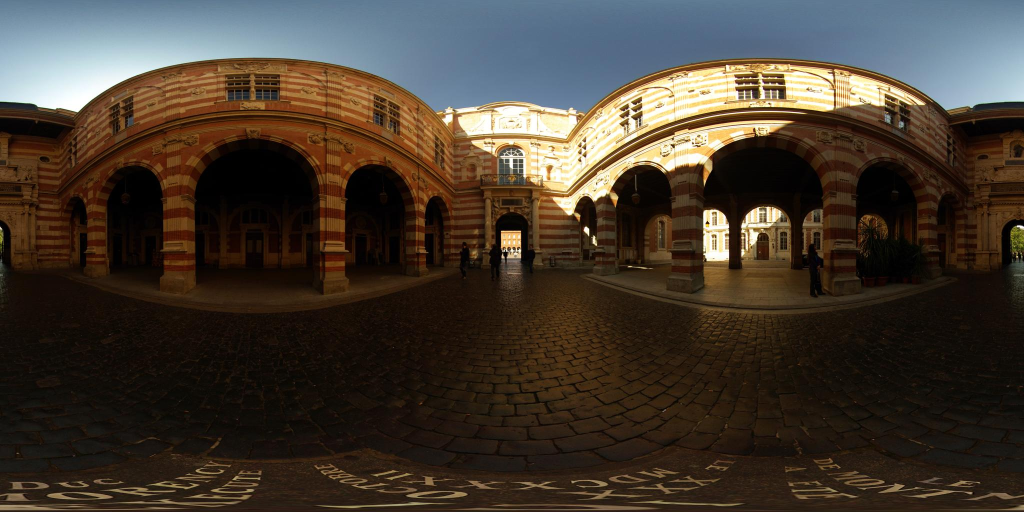
%> input picture Research/iccv13_projection_code/test_01.jpg, 2048 x 1024 px (shown at 1/2 size)
$ octave --eval "result = full_pano_projection('test_01.jpg');"   (GNU Octave 9; MATLAB toolbox functions it lacks are replaced by stand-ins)
%> lines starting %> are read from the running program, lines starting %| are printed output that depends on the picture
### Research/iccv13_projection_code/box_projection.m
function cube = box_projection(img_name, phi0)
%> called with img_name = 'test_01.jpg', phi0 = 1.57
% phi0: center of texture correspondence to phi = pi/2

I = im2double(imread(img_name));
texture_w = size(I, 2);
%> texture_w = 2048
texture_h = size(I, 1);
%> texture_h = 1024
L = texture_h;
%> L = 1024
[TX, TY] = meshgrid(1:texture_w, 1:texture_h); % for texture mapping use

target_size = 400;
w = target_size;
h = target_size;

out = cell(6, 1);
for vi = 1 : 6
    % img coord. (x, y) to Euclidean coord. (X, Y, Z)
    [x, y] = meshgrid(1:w, 1:h);
    x = x - 0.5;%
    y = y - 0.5;%
    coeffx = x(:)/w;
    coeffy = y(:)/h;
    if vi == 1
        ori = [-1;-1;1]; vec1 = [0;2;0]; vec2 = [0;0;-2];
    elseif vi == 2
        ori = [-1;1;1]; vec1 = [2;0;0]; vec2 = [0;0;-2];
    elseif vi == 3
        ori = [1;1;1]; vec1 = [0;-2;0]; vec2 = [0;0;-2];
    elseif vi == 4
        ori = [1;-1;1]; vec1 = [-2;0;0]; vec2 = [0;0;-2];
    elseif vi == 5
        ori = [-1;-1;1]; vec1 = [2;0;0]; vec2 = [0;2;0];
    elseif vi == 6
        ori = [-1;1;-1]; vec1 = [2;0;0]; vec2 = [0;-2;0];
    end
    tmpXYZ = [coeffx coeffy] * [vec1'; vec2'];
    X = tmpXYZ(:, 1) + ori(1);
    Y = tmpXYZ(:, 2) + ori(2);
    Z = tmpXYZ(:, 3) + ori(3);
    % Euclidean coord. (X, Y, Z) to Spherical coord. (phi, theta)
    [phi, theta] = XYZtoPhiTheta(X, Y, Z);
    % Spherical coord. (phi, theta) to texture coord. (u, v)
    [u, v] = PhiThetatoUV(phi, theta, L, phi0);
    % texture mapping
    u = reshape(u, h, w);
    v = reshape(v, h, w);
    R = interp2(TX, TY, I(:, :, 1), u, v);
    G = interp2(TX, TY, I(:, :, 2), u, v);
    B = interp2(TX, TY, I(:, :, 3), u, v);
    out{vi} = cat(3, R, G, B);
end
%> this loop made 6 passes
%> pass 1, in box_projection, `R = interp2(TX, TY, I(:, :, 1), u, v);`:
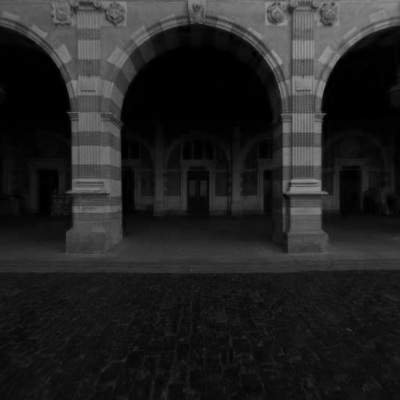
%> R: size 400x400 double; min 0, max 0.6, mean 0.14
%> pass 1, in box_projection, `G = interp2(TX, TY, I(:, :, 2), u, v);`:
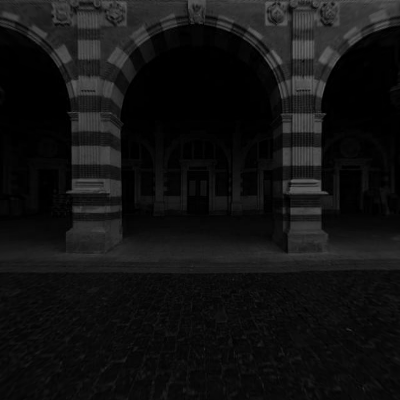
%> G: size 400x400 double; min 0, max 0.413, mean 0.0729
%> pass 1, in box_projection, `B = interp2(TX, TY, I(:, :, 3), u, v);`:
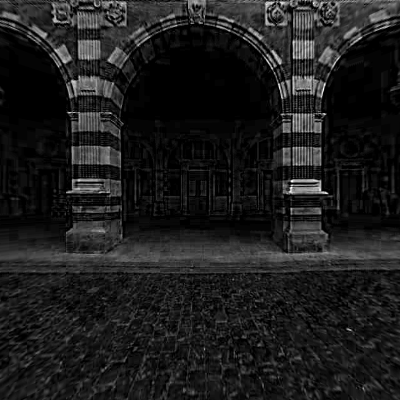
%> B: size 400x400 double; min 0, max 0.239, mean 0.0276; drawn with min black and max white
%> pass 2, in box_projection, `R = interp2(TX, TY, I(:, :, 1), u, v);`:
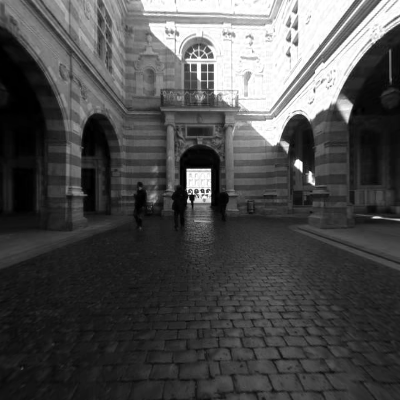
%> R: size 400x400 double; min 0, max 1, mean 0.3
%> after the loop, ori = [-1; 1; -1]; out = 6 items; vec1 = [2; 0; 0]; vec2 = [0; -2; 0]

black = zeros(h, w, 3);
cube = [black out{5} black black; out{1} out{2} out{3} out{4}; black out{6} black black];
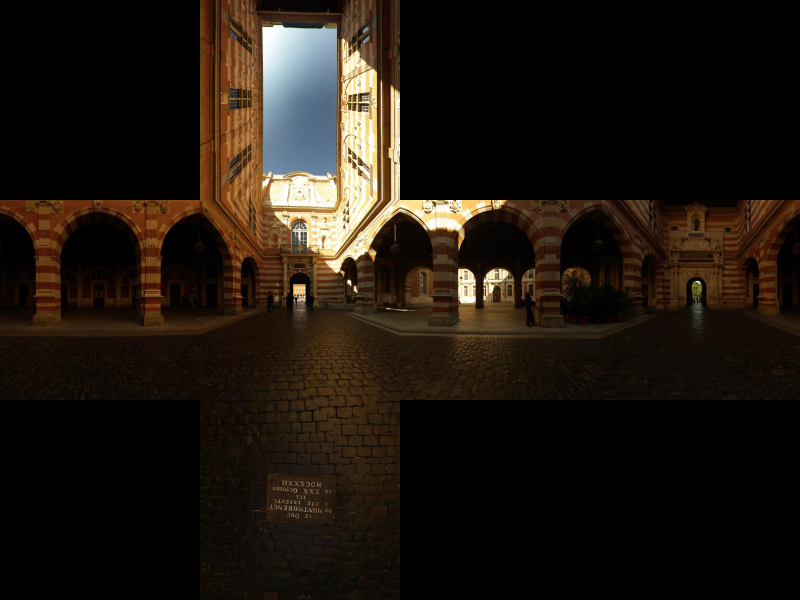
%> cube: size 1200x1600x3 double (shown at 1/2 size); mean R, G, B 0.119, 0.0894, 0.0609

% figure; imshow(cube);

out = cube;
imwrite(out, ['Results\cube\' img_name(1:end-4) '_cube.jpg']);

### Research/iccv13_projection_code/find_lines_from_cube.m
function [XYZ_of_L0P1, XYZ_of_L0P2, xy_of_L00, xy_of_L0, view_of_L0, per_view] = ...
    find_lines_from_cube(img_name)
%> called with img_name = 'test_01.jpg'

draw_6views = 0;

cube = imread(['Results/cube/' img_name(1:end-4) '_cube.jpg']);
%> cube: size 1200x1600x3 uint8
cube_L = size(cube, 1) / 3;
%> cube_L = 400
% load 6 perspective views
per_view = cell(6, 1);
per_view{2} = cube(cube_L+1:2*cube_L, cube_L+1:2*cube_L, :); % front
per_view{1} = cube(cube_L+1:2*cube_L, 1:cube_L, :); % left
per_view{4} = cube(cube_L+1:2*cube_L, 3*cube_L+1:end, :); % back
per_view{3} = cube(cube_L+1:2*cube_L, 2*cube_L+1:3*cube_L, :); % right
per_view{5} = cube(1:cube_L, cube_L+1:2*cube_L, :); % up
per_view{6} = cube(2*cube_L+1:end, cube_L+1:2*cube_L, :); % down
addpath('lsd-1.5/');
xy_of_L00 = cell(6, 1);
view = cell(6, 1);
for vi = 1 : 6
%> the run ends on the next line
    xy_of_L00{vi} = lsd(double(rgb2gray(per_view{vi})));
    xy_of_L00{vi}(:, 1:4) = xy_of_L00{vi}(:, 1:4) + 1; % +1 for matlab coordinate
    xy_of_L00{vi}(xy_of_L00{vi} < (1-0.5)) = (1-0.5);%
    xy_of_L00{vi}(xy_of_L00{vi} > (cube_L+0.5)) = (cube_L+0.5);%
    view{vi} = vi*ones(size(xy_of_L00{vi}, 1), 1);
end
% draw 6 views
if draw_6views
    for vi = 1 : 6
        figure;
        imshow(per_view{vi});
        hold on;
        for li = 1 : size(xy_of_L00{vi}, 1)
            plot(xy_of_L00{vi}(li, [1 3]), xy_of_L00{vi}(li, [2 4]), 'r');
        end
        pause(0.01)
    end
end
% combine
xy_of_L0 = [xy_of_L00{1}; xy_of_L00{2}; xy_of_L00{3}; xy_of_L00{4}; xy_of_L00{5}; xy_of_L00{6}];
view_of_L0 = [view{1}; view{2}; view{3}; view{4}; view{5}; view{6}];
L0_n = size(xy_of_L0, 1);

% compute XYZ_of_L0 from xy_of_L0
XYZ_of_L0P1 = zeros(L0_n, 3);
XYZ_of_L0P2 = zeros(L0_n, 3);
for vi = 1 : 6
    L0_p1 = xy_of_L0(view_of_L0==vi, 1:2);
    L0_p2 = xy_of_L0(view_of_L0==vi, 3:4);
    L0_p = [L0_p1; L0_p2];
    x = L0_p(:, 1); y = L0_p(:, 2);
    w = cube_L; h = cube_L;
    % from xy to XYZ
    x = x - 0.5;%
    y = y - 0.5;%
    coeffx = x(:)/w;
    coeffy = y(:)/h;
    if vi == 1,     ori = [-1;-1;1]; vec1 = [0;2;0]; vec2 = [0;0;-2];
    elseif vi == 2, ori = [-1;1;1]; vec1 = [2;0;0]; vec2 = [0;0;-2];
    elseif vi == 3, ori = [1;1;1]; vec1 = [0;-2;0]; vec2 = [0;0;-2];
    elseif vi == 4, ori = [1;-1;1]; vec1 = [-2;0;0]; vec2 = [0;0;-2];
    elseif vi == 5, ori = [-1;-1;1]; vec1 = [2;0;0]; vec2 = [0;2;0];
    elseif vi == 6, ori = [-1;1;-1]; vec1 = [2;0;0]; vec2 = [0;-2;0];
    end
    tmpXYZ = [coeffx coeffy] * [vec1'; vec2'];
    X = tmpXYZ(:, 1) + ori(1);
    Y = tmpXYZ(:, 2) + ori(2);
    Z = tmpXYZ(:, 3) + ori(3);
    len = sqrt(X.^2 + Y.^2 + Z.^2);
    X = X./len; Y = Y./len; Z = Z./len; % normalize to unit length in order to compute arclen_of_L0

    X = reshape(X, [], 2); Y = reshape(Y, [], 2); Z = reshape(Z, [], 2);
    XYZ_of_L0P1(view_of_L0==vi, :) = [X(:, 1) Y(:, 1) Z(:, 1)];
    XYZ_of_L0P2(view_of_L0==vi, :) = [X(:, 2) Y(:, 2) Z(:, 2)];
end

### Research/iccv13_projection_code/PhiThetatoUV.m
function [u, v] = PhiThetatoUV(phi, theta, L, phi0)
u = (-L/pi)*(phi-phi0) + L;
while sum(u<0)
    u(u < 0) = u(u < 0) + 2*L;
end
while sum(u>2*L)
    u(u > 2*L) = u(u > 2*L) - 2*L;
end
v = (L/pi)*theta; % now u is in [0, 2L], v is in [0, L]
u = ((2*L-1)/(2*L)) * u + 1;%
v = ((L-1)/L) * v + 1;% now u is in [1, 2L], v is in [1, L]

### Research/iccv13_projection_code/XYZtoPhiTheta.m
function [phi, theta] = XYZtoPhiTheta(X, Y, Z)
if exist('X', 'var') && ~exist('Y', 'var') && ~exist('Z', 'var') && size(X, 2) == 3
    tmp = X;
    X = tmp(:, 1); Y = tmp(:, 2); Z = tmp(:, 3);
end

if sum(X==0 & Y==0 & Z==0) ~=0
    disp('frank: invalid input in XYZtoPhiTheta. (X,Y,Z) can not be (0,0,0).\n');
    pause
end

len = sqrt(X.^2 + Y.^2 + Z.^2);
len(len == 0) = len(len == 0) + eps;
phi = atan2(Y, X);
theta = acos(Z./len);

### Research/iccv13_projection_code/full_pano_projection.m
function result_img = full_pano_projection(img_name, h_to_w_ratio, roundness)
% img_name: the name of the input image
% h_to_w_ratio: aspect ratio of the rounded rectangle. (between 1 and 2)
% roundness: the roundness of the rounded rectangle. (between 0 and 1)

output_width = 1200; % the width of the result image

if ~exist('h_to_w_ratio', 'var') || numel(h_to_w_ratio) == 0, h_to_w_ratio = 1; end
h_to_w_ratio = min(max(h_to_w_ratio, 1), sqrt(3));

if ~exist('roundness', 'var') || numel(roundness) == 0, roundness = 0.5; end
roundness = min(max(roundness, 0), 1);

%% line-related preprocessing
% cube projection
box_projection(img_name, pi/2);
% find lines
[XYZ_of_L0P1, XYZ_of_L0P2, xy_of_L00, xy_of_L0, view_of_L0, per_view] = ...
    find_lines_from_cube(img_name);
% find VP
theta_of_EqVP = findVP(XYZ_of_L0P1, XYZ_of_L0P2, xy_of_L00, per_view);
phi0 = pi/2 - (theta_of_EqVP-pi/2);

%% Projection
pitch = 0;
img_w = floor(output_width / 2);
maxis_para.h_to_w_ratio = h_to_w_ratio;
R0 = 1; R90 = h_to_w_ratio;
maxis_para.ell_para = [R0-roundness, roundness, R90-roundness, roundness];
phi_max_ON = 1;
out{1} = GPannini(img_name, phi0   , pitch, img_w, maxis_para, phi_max_ON);
out{2} = GPannini(img_name, phi0+pi, pitch, img_w, maxis_para, phi_max_ON);
result_img = [out{1} out{2}];
imwrite(result_img, ['Results\' img_name]);

$ run again, on Research/iccv13_projection_code/test_02.jpg
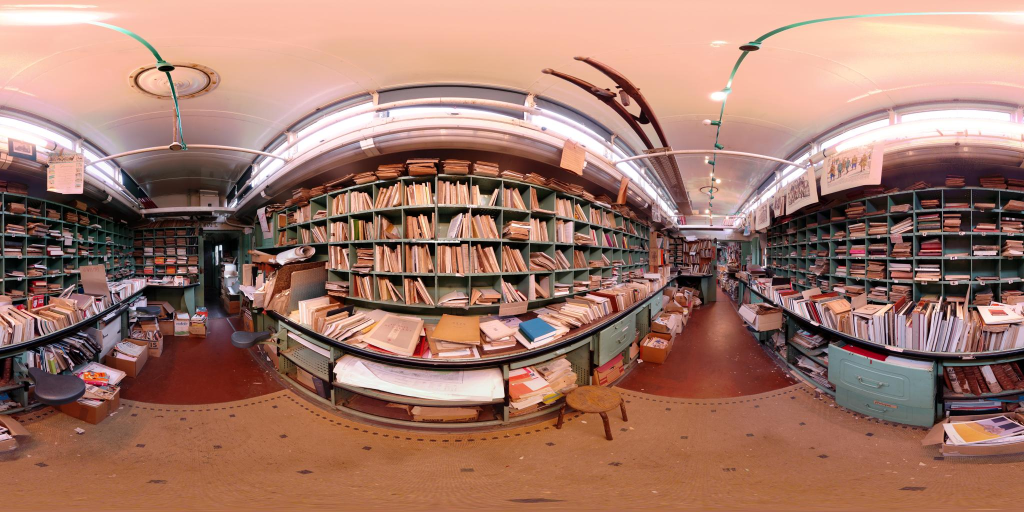
%> input picture Research/iccv13_projection_code/test_02.jpg, 2048 x 1024 px (shown at 1/2 size)
%> the loop in box_projection, `for vi = 1 : 6` made 6 passes
%> pass 2, in box_projection, `R = interp2(TX, TY, I(:, :, 1), u, v);`:
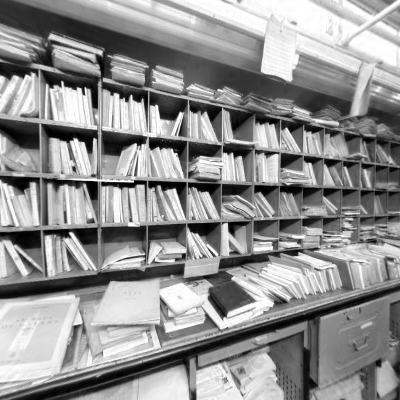
%> R: size 400x400 double; min 0, max 1, mean 0.57
%> after the loop in box_projection, `for vi = 1 : 6`: ori = [-1; 1; -1]; out = 6 items; vec1 = [2; 0; 0]; vec2 = [0; -2; 0]
%> in box_projection, `cube = [black out{5} black black; out{1} out{2} out{3} out{4}; black o..`:
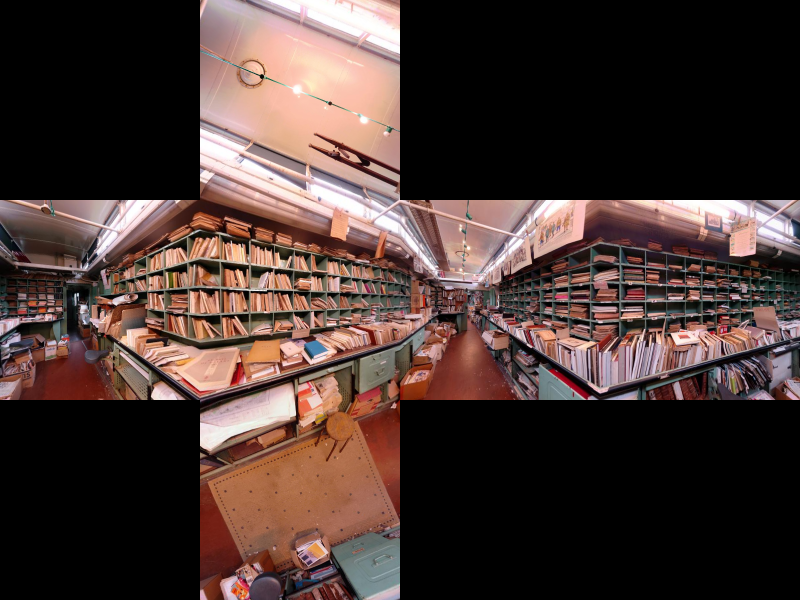
%> cube: size 1200x1600x3 double (shown at 1/2 size); mean R, G, B 0.284, 0.216, 0.2

$ run again, on Research/iccv13_projection_code/test_03.jpg
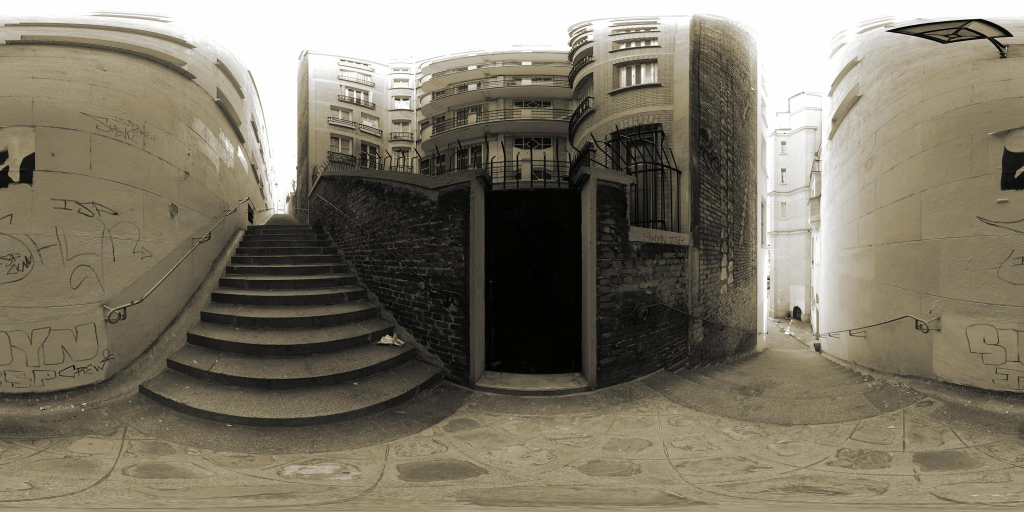
%> input picture Research/iccv13_projection_code/test_03.jpg, 2048 x 1024 px (shown at 1/2 size)
%> the loop in box_projection, `for vi = 1 : 6` made 6 passes
%> pass 2, in box_projection, `R = interp2(TX, TY, I(:, :, 1), u, v);`:
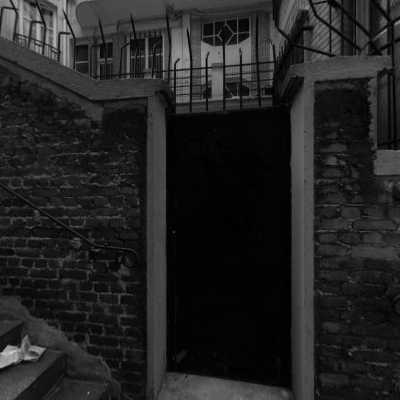
%> R: size 400x400 double; min 0, max 0.804, mean 0.138
%> after the loop in box_projection, `for vi = 1 : 6`: ori = [-1; 1; -1]; out = 6 items; vec1 = [2; 0; 0]; vec2 = [0; -2; 0]
%> in box_projection, `cube = [black out{5} black black; out{1} out{2} out{3} out{4}; black o..`:
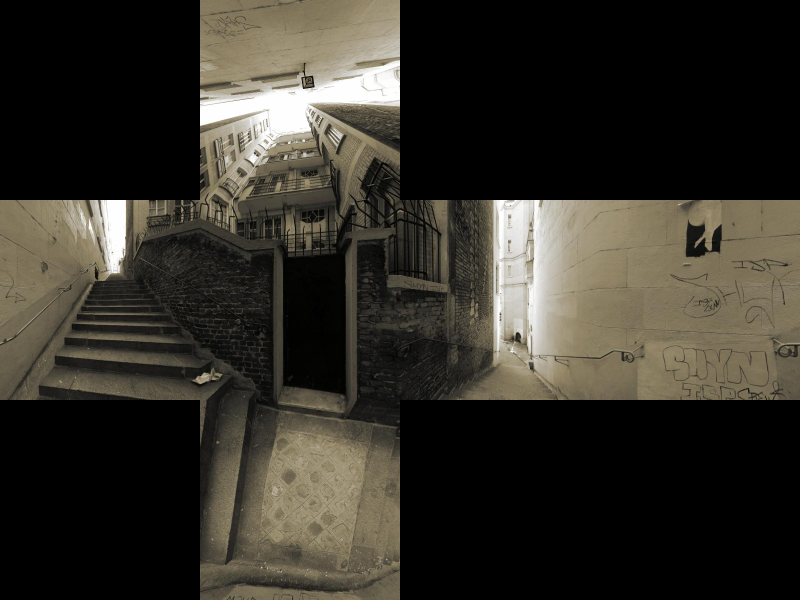
%> cube: size 1200x1600x3 double (shown at 1/2 size); mean R, G, B 0.202, 0.19, 0.16

$ run again, on Research/iccv13_projection_code/test_04.jpg
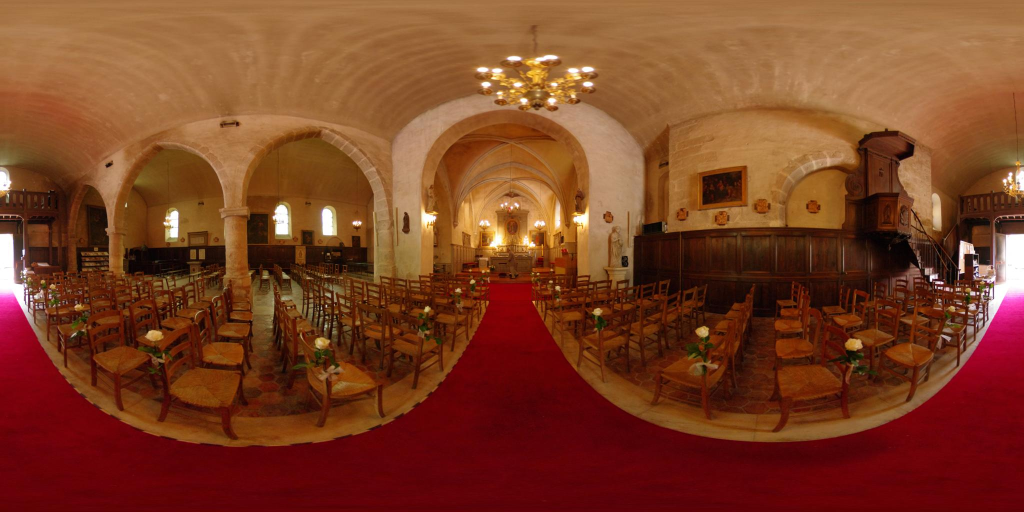
%> input picture Research/iccv13_projection_code/test_04.jpg, 2048 x 1024 px (shown at 1/2 size)
%> the loop in box_projection, `for vi = 1 : 6` made 6 passes
%> pass 2, in box_projection, `R = interp2(TX, TY, I(:, :, 1), u, v);`:
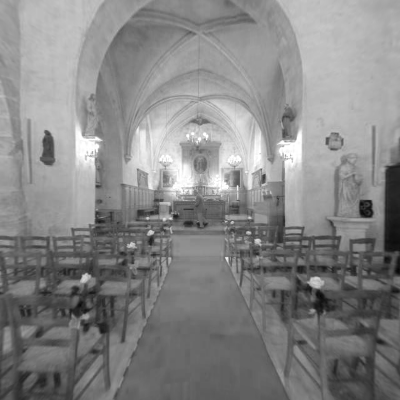
%> R: size 400x400 double; min 0.0249, max 1, mean 0.525
%> after the loop in box_projection, `for vi = 1 : 6`: ori = [-1; 1; -1]; out = 6 items; vec1 = [2; 0; 0]; vec2 = [0; -2; 0]
%> in box_projection, `cube = [black out{5} black black; out{1} out{2} out{3} out{4}; black o..`:
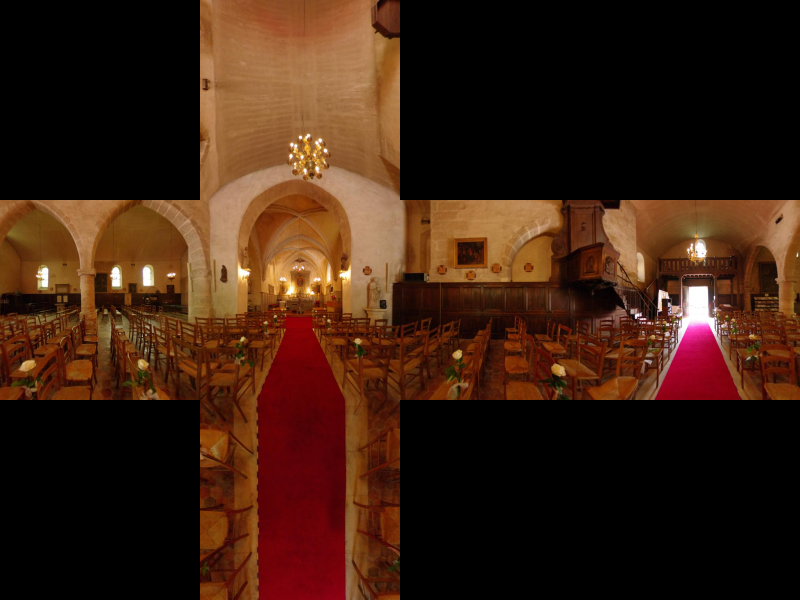
%> cube: size 1200x1600x3 double (shown at 1/2 size); mean R, G, B 0.234, 0.125, 0.0656
